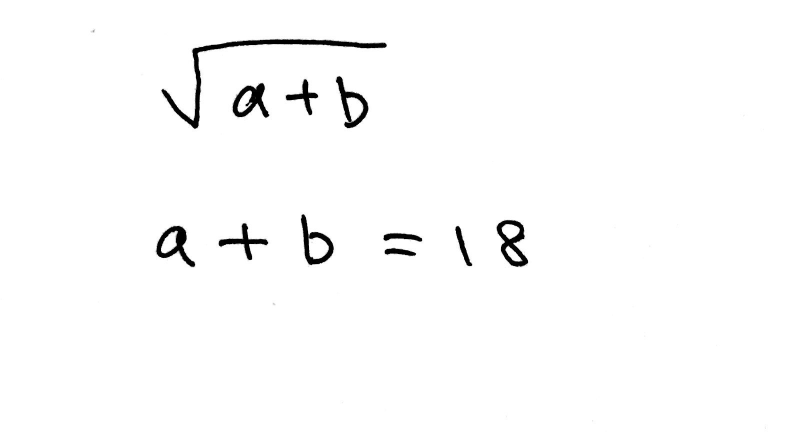
#> input picture termproject/test.jpg, 1600 x 864 px (shown at 1/2 size); its folder holds only this picture in this run
$ python -i CROHME_refine.py   (imports and definitions only)
#> lines starting #> are read from the running program, lines starting #| are printed output that depends on the picture; after the words box and inside, x2 and y2 are one past the last pixel; in counts of white or black regions, pixels touching at a corner belong together
#> further down, picture is the input picture: shape (864, 1600); min 0, max 255, mean 250.9
import numpy as np
import cv2
import glob
import sys

x = np.empty((0))
y = np.empty((0))

#class names to extract
# '0','2','3','4','5','6','7','8','9', 'X','y','A','b','c','d','m','n','p', 'f','H','k','l', Use NIST first and then try to add CROHME's
categories = ['Delta','pi','+','-', '=', 'div','times','sqrt','(',')']

#dataset path
path = './dataset/extracted_images/'

def format(img):
	#padding to 128 * 128, originally 45*45
	padding_top = 41
	padding_left = 42
	img = np.lib.pad(img, ((padding_top, padding_left),
		(padding_top, padding_left)), 'constant',
		constant_values=((255, 255), (255, 255)))
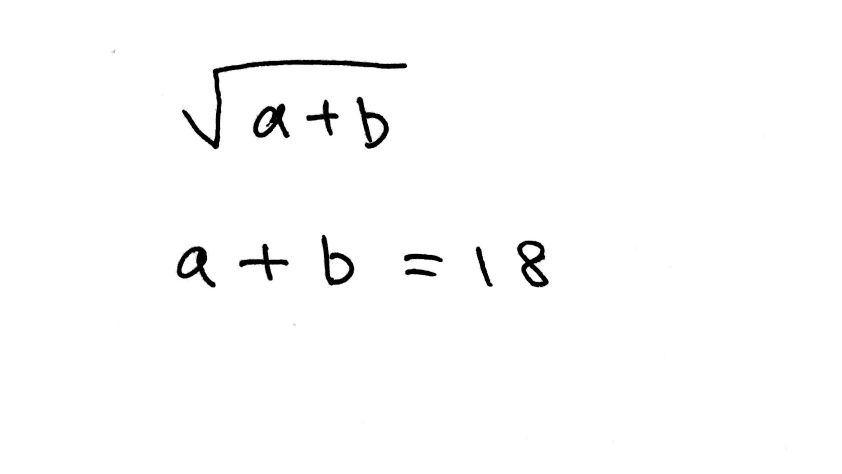
#> img: shape (947, 1683) (shown at 1/2 size); min 0, max 255, mean 251.4

	#threshold and invert color
	ret, img = cv2.threshold(img, 127, 255, cv2.THRESH_BINARY_INV)
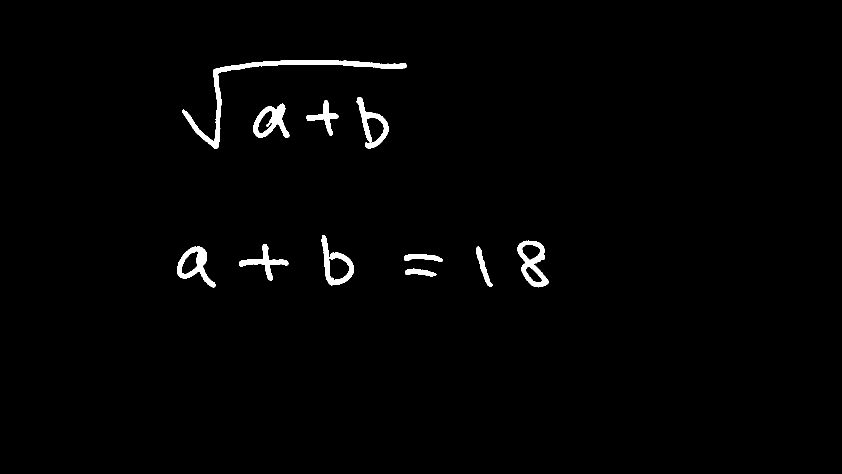
#> img: shape (947, 1683) (shown at 1/2 size); 1.4% white; 11 white regions, largest, box (x1, y1, x2, y2) and area: (364, 120, 814, 298) 5738, (1034, 481, 1097, 575) 2392, (507, 207, 579, 276) 2208

	#dilate
	kernel = np.ones((3,3),np.uint8)
	img = cv2.dilate(img,kernel,iterations = 2)
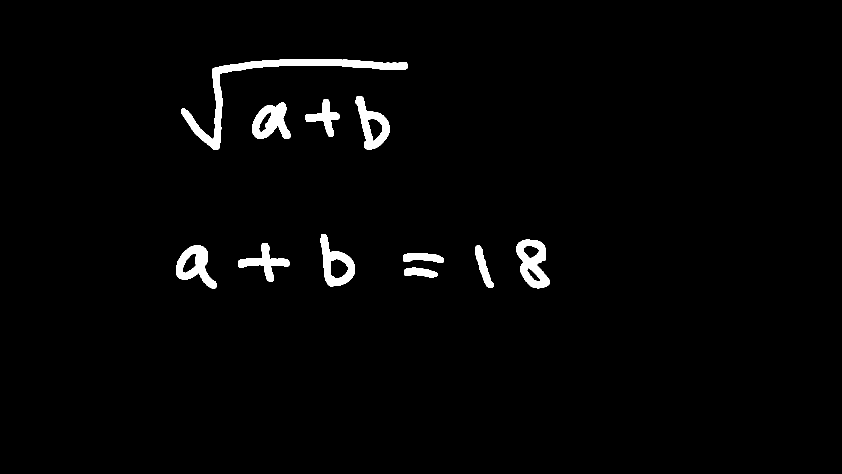
#> img: shape (947, 1683) (shown at 1/2 size); 2% white; 11 white regions, largest, box (x1, y1, x2, y2) and area: (362, 118, 816, 300) 8694, (1032, 479, 1099, 577) 3650, (505, 205, 581, 278) 3282

	img = cv2.GaussianBlur(img, (5, 5), 0)
	ret, img = cv2.threshold(img, 127, 255, cv2.THRESH_BINARY)
#> img: shape (947, 1683); 2% white; 11 white regions, largest, box (x1, y1, x2, y2) and area: (362, 118, 816, 300) 8696, (1032, 479, 1099, 577) 3652, (505, 205, 581, 278) 3289

	return img

t = 0
# [39 lines not run here, left out]

>>> import cv2
>>> picture = cv2.imread('test.jpg', cv2.IMREAD_GRAYSCALE)
>>> result = format(picture)
